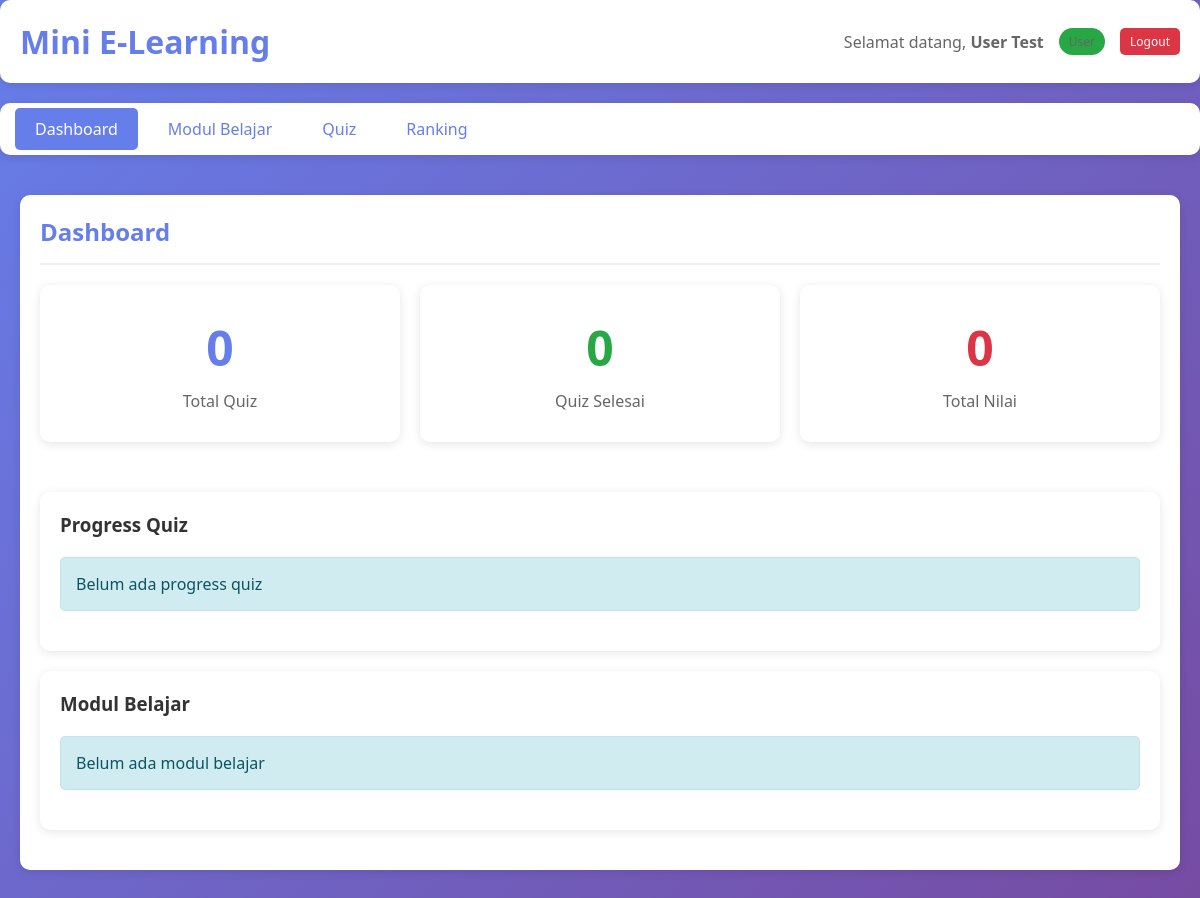
The page /public/?page=dashboard (signed in) on the database as committed earlier.
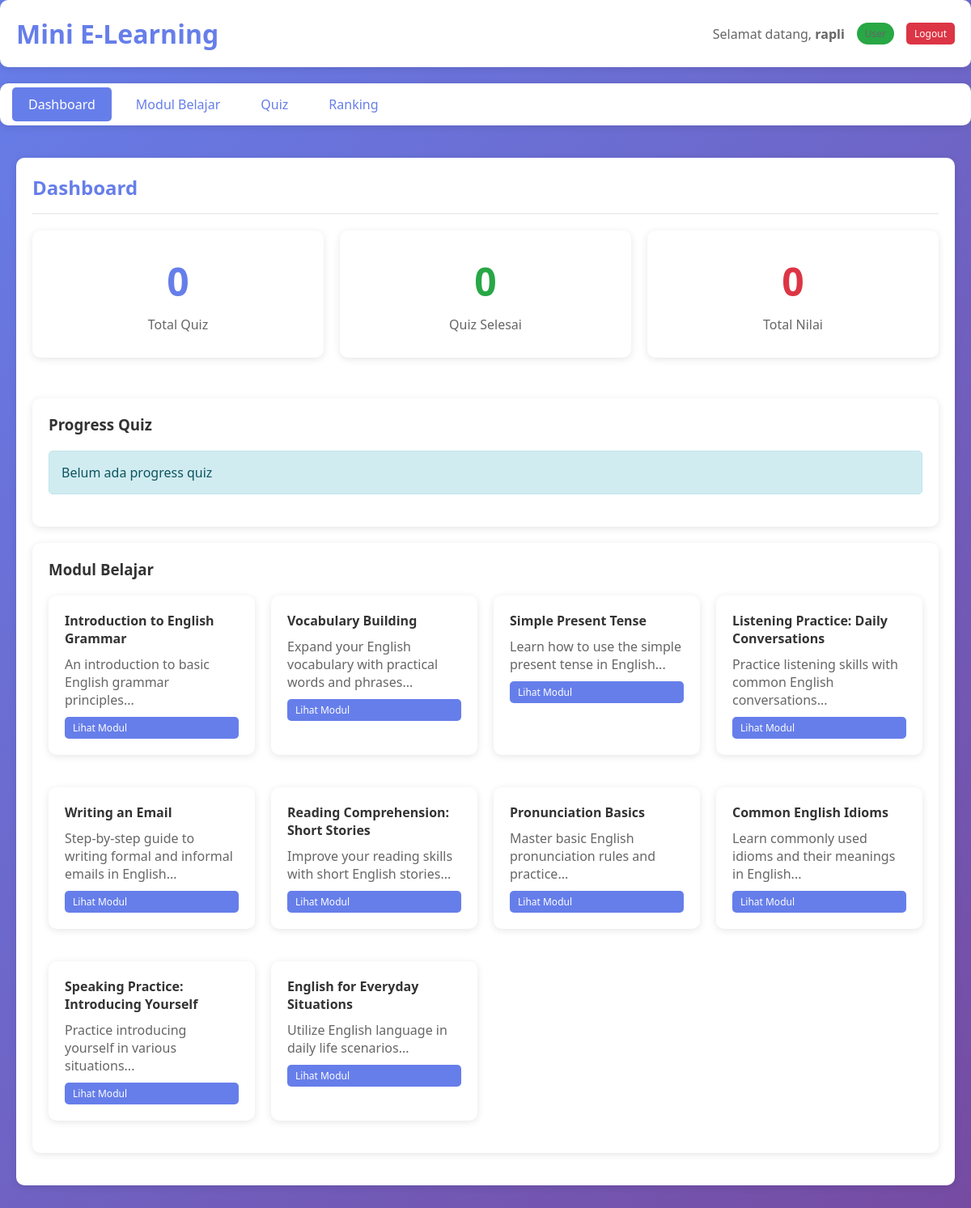
The same page on the database as committed later.
### tables this page shows
CREATE TABLE IF NOT EXISTS modul (
    id INT AUTO_INCREMENT PRIMARY KEY,
    judul VARCHAR(255) NOT NULL,
    deskripsi TEXT,
    file_path VARCHAR(500),
    tipe_file ENUM('video', 'audio') NOT NULL,
    urutan INT DEFAULT 0,
    created_at TIMESTAMP DEFAULT CURRENT_TIMESTAMP
);

### app/models/auth_model.php (called while the page is built, shortened)
<?php
require_once __DIR__ . '/db_functions.php';
function is_logged_in() {
    return isset($_SESSION['user_id']) && !empty($_SESSION['user_id']);
}
function is_admin() {
    return isset($_SESSION['role']) && $_SESSION['role'] === 'admin';
}
?>

### app/models/modul_model.php (called while the page is built, shortened)
<?php
require_once __DIR__ . '/db_functions.php';
function get_modul_for_user() {
    $sql = "SELECT * FROM modul ORDER BY urutan ASC, created_at DESC";
    return db_fetch_all($sql);
}
?>

### app/models/db_functions.php (called while the page is built, shortened)
<?php
function db_query($sql, $params = []) {
    $conn = get_db_connection();
    try {
        $stmt = $conn->prepare($sql);
        $stmt->execute($params);
        return $stmt;
    } catch (PDOException $e) {
        error_log("Database error: " . $e->getMessage());
        return false;
    }
}
function db_fetch_all($sql, $params = []) {
    $stmt = db_query($sql, $params);
    if ($stmt) {
        return $stmt->fetchAll();
    }
    return [];
}
?>

### app/views/dashboard/user.php (the view, shortened to what the changed rows need)
<?php
require_once __DIR__ . '/../layouts/header.php';
?>
<div class="container">
    <div class="card">
        <div class="card-header">
            <h2>Dashboard</h2>
        </div>
        <div class="card">
            <h3 style="margin-bottom: 20px;">Modul Belajar</h3>
            <?php if (empty($modul_list)): ?>
                <div class="alert alert-info">Belum ada modul belajar</div>
            <?php else: ?>
                <div style="display: grid; grid-template-columns: repeat(auto-fill, minmax(250px, 1fr)); gap: 20px;">
                    <?php foreach ($modul_list as $modul): ?>
                        <div class="card" style="padding: 20px;">
                            <h4><?php echo htmlspecialchars($modul['judul']); ?></h4>
                            <p style="color: #666; margin: 10px 0;">
                                <?php echo htmlspecialchars(substr($modul['deskripsi'] ?? 'Tidak ada deskripsi', 0, 100)) . '...'; ?>
                            </p>
                            <a href="<?php echo APP_URL; ?>?page=modul&action=detail&id=<?php echo $modul['id']; ?>" class="btn btn-primary btn-sm">Lihat Modul</a>
                        </div>
                    <?php endforeach; ?>
                </div>
            <?php endif; ?>
        </div>
    </div>
</div>
<?php require_once __DIR__ . '/../layouts/footer.php'; ?>

### app/views/layouts/header.php (shortened to what the changed rows need)
<?php
require_once __DIR__ . '/../../models/auth_model.php';
?>
<!DOCTYPE html>
<html lang="id">
<head>
    <link rel="stylesheet" href="<?php echo APP_URL; ?>../app/assets/css/style.css">
</head>
<body>
    <?php if (is_logged_in()): ?>
    <div class="header">
        <h1><?php echo APP_NAME; ?></h1>
        <div class="user-info">
            <span>Selamat datang, <strong><?php echo htmlspecialchars($_SESSION['nama']); ?></strong></span>
            <span class="badge <?php echo is_admin() ? 'badge-primary' : 'badge-success'; ?>">
            </span>
            <a href="<?php echo APP_URL; ?>?page=logout" class="btn btn-danger btn-sm">Logout</a>
        </div>
    </div>
    <div class="nav">
        <ul>
            <li><a href="<?php echo APP_URL; ?>?page=dashboard" class="<?php echo (isset($_GET['page']) && $_GET['page'] === 'dashboard') ? 'active' : ''; ?>">Dashboard</a></li>
            <?php if (is_admin()): ?>
                <li><a href="<?php echo APP_URL; ?>?page=user&action=list" class="<?php echo (isset($_GET['page']) && $_GET['page'] === 'user') ? 'active' : ''; ?>">Manajemen User</a></li>
                <li><a href="<?php echo APP_URL; ?>?page=sekolah&action=list" class="<?php echo (isset($_GET['page']) && $_GET['page'] === 'sekolah') ? 'active' : ''; ?>">Manajemen Sekolah</a></li>
                <li><a href="<?php echo APP_URL; ?>?page=modul&action=list" class="<?php echo (isset($_GET['page']) && $_GET['page'] === 'modul') ? 'active' : ''; ?>">Modul Belajar</a></li>
                <li><a href="<?php echo APP_URL; ?>?page=quiz&action=list" class="<?php echo (isset($_GET['page']) && $_GET['page'] === 'quiz') ? 'active' : ''; ?>">Quiz</a></li>
            <?php else: ?>
                <li><a href="<?php echo APP_URL; ?>?page=modul&action=view" class="<?php echo (isset($_GET['page']) && $_GET['page'] === 'modul') ? 'active' : ''; ?>">Modul Belajar</a></li>
                <li><a href="<?php echo APP_URL; ?>?page=quiz&action=view" class="<?php echo (isset($_GET['page']) && $_GET['page'] === 'quiz') ? 'active' : ''; ?>">Quiz</a></li>
                <li><a href="<?php echo APP_URL; ?>?page=ranking" class="<?php echo (isset($_GET['page']) && $_GET['page'] === 'ranking') ? 'active' : ''; ?>">Ranking</a></li>
            <?php endif; ?>
        </ul>
    </div>
    <?php endif; ?>

Rows that differ between the two databases and show on the page:
added modul: judul "Introduction to English Grammar", deskripsi "An introduction to basic English grammar principles"
added modul: judul "Vocabulary Building", deskripsi "Expand your English vocabulary with practical words and phrases"
added modul: judul "Simple Present Tense", deskripsi "Learn how to use the simple present tense in English"
added modul: judul "Listening Practice: Daily Conversations", deskripsi "Practice listening skills with common English conversations"
added modul: judul "Writing an Email", deskripsi "Step-by-step guide to writing formal and informal emails in English"
added modul: judul "Reading Comprehension: Short Stories", deskripsi "Improve your reading skills with short English stories"
added modul: judul "Pronunciation Basics", deskripsi "Master basic English pronunciation rules and practice"
added modul: judul "Common English Idioms", deskripsi "Learn commonly used idioms and their meanings in English"
added modul: judul "Speaking Practice: Introducing Yourself", deskripsi "Practice introducing yourself in various situations"
added modul: judul "English for Everyday Situations", deskripsi "Utilize English language in daily life scenarios"
Other text that changed with them:
$_SESSION['nama']: "User Test" → "rapli"
text no longer shown: "Belum ada modul belajar"
